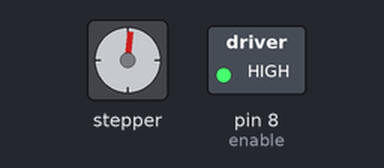
Bench run of a sketch on a simulated Arduino Uno, built with avr-gcc and run on an emulated ATmega328P. On the bench: stepper motor, switched loads named in the sketch (green lamp = pin HIGH). Stepper angles assume 200 steps per turn.

Above: at 0.05 s.
At 0.95 s:
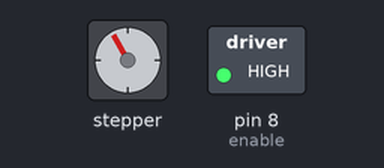
At 1.7 s:
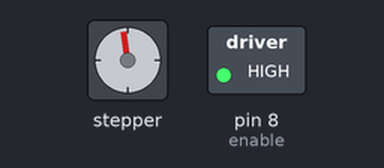
At 2.5 s:
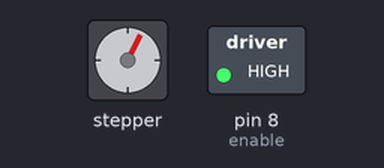
Timing chart, 0 to 3.5 s (numbered marks = the images above):
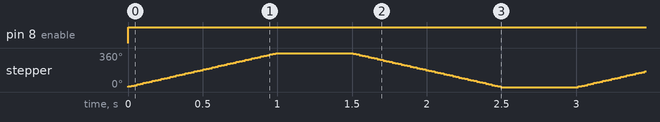

Measured:
- by itself, pin 8 (enable): LOW → HIGH at 0.00 s
- by itself, stepper: turns 360° clockwise in 0.99 s, then 360° counter-clockwise in 0.99 s, repeating every 3.0 s

The sketch:

steppermera.ino
```cpp
#include <Stepper.h>
int steps=200;
int enable =8;
Stepper motor(steps, 10,11,12,13);
void setup() {
  pinMode(enable,OUTPUT);
  Serial.begin(9600);
  // put your setup code here, to run once:
motor.setSpeed(60);
digitalWrite(enable, LOW);
}
int count=1;
void loop() {
    digitalWrite(enable,HIGH);
  motor.step(steps);
  delay(500);
  digitalWrite(enable, LOW);
  digitalWrite(enable, HIGH);
  motor.step(-steps);
  delay(500);

}
  // put your main code here, to run repeatedly:
```
